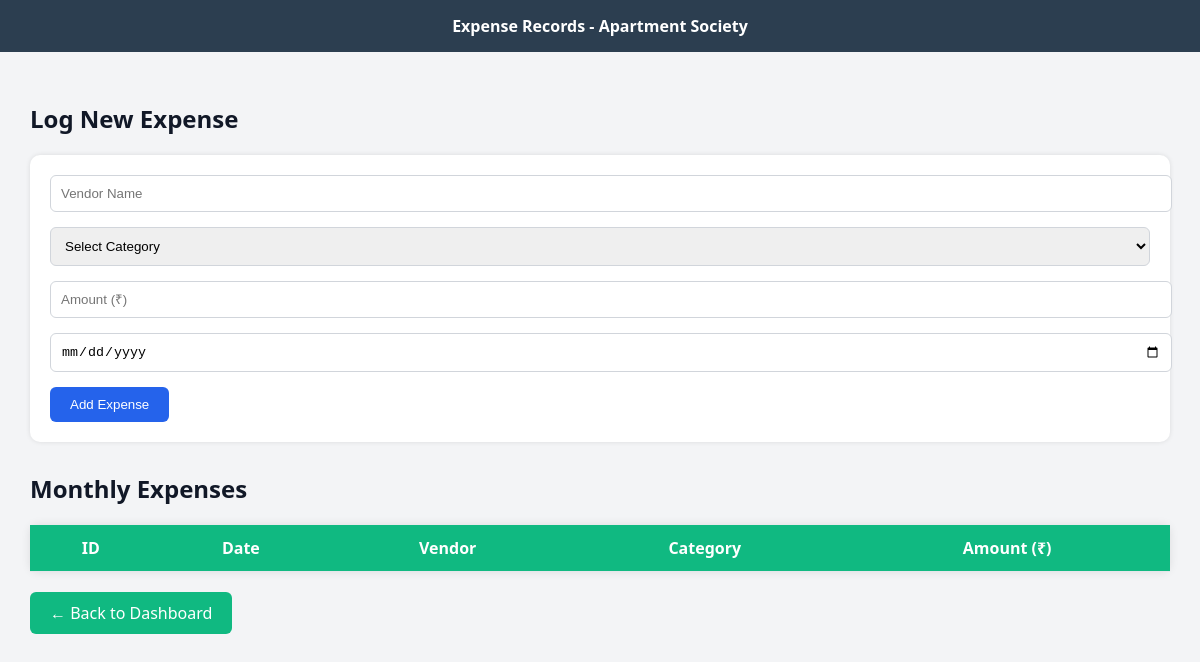
The app's page /expenses (signed in), older data.
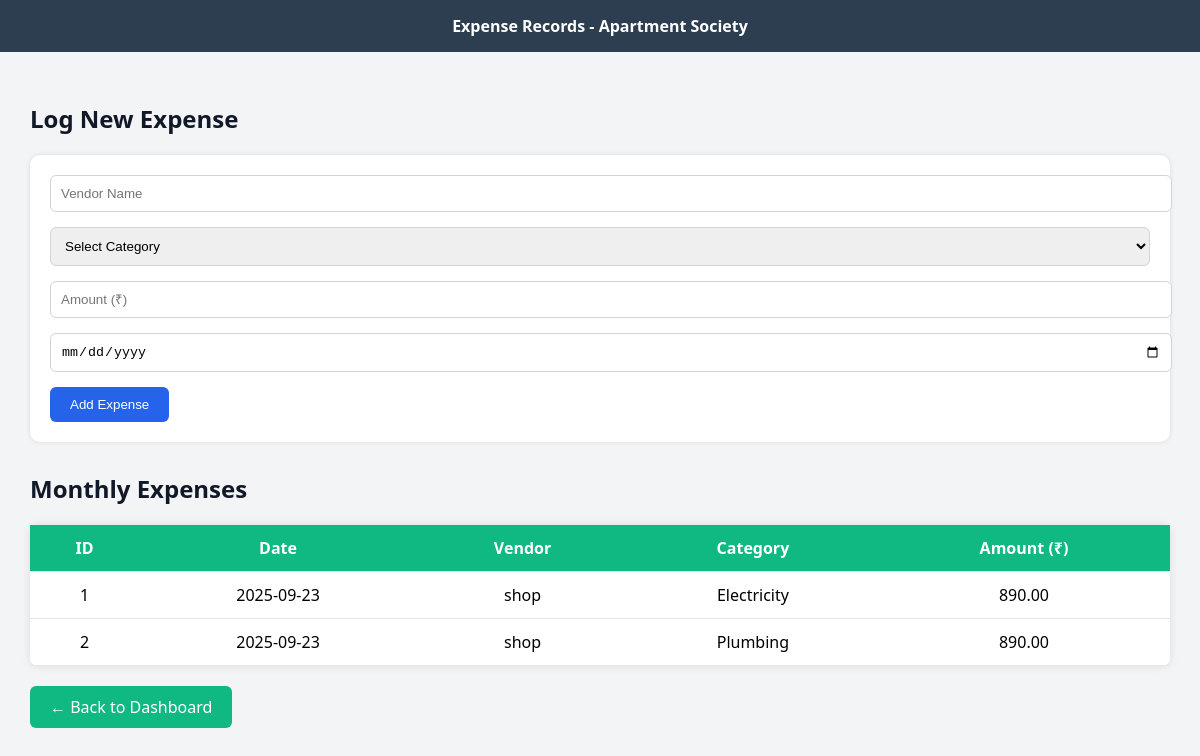
The same page, newer data.
### app/models.py (models this page shows)
class Expense(db.Model):
    __tablename__ = 'expenses'
    expense_id = db.Column(db.Integer, primary_key=True)
    vendor = db.Column(db.String(100), nullable=False)
    category = db.Column(db.String(50), nullable=False)
    description = db.Column(db.Text)
    amount = db.Column(db.Float, nullable=False)
    date = db.Column(db.Date, nullable=False)
    receipt_url = db.Column(db.String(255))

### app/routes.py (the view)
@main_bp.route('/expenses', methods=['GET'])
@login_required
def expenses():
    all_expenses = Expense.query.order_by(Expense.date.desc()).all()
    return render_template('expenses.html', expenses=all_expenses)

### app/routes.py (called while the page is built)
def login_required(f):
    @wraps(f)
    def decorated(*args, **kwargs):
        if 'user_id' not in session:
            return redirect(url_for('auth.login'))
        return f(*args, **kwargs)
    return decorated

### app/templates/expenses.html (shortened to what this page needs)
<!DOCTYPE html>
<html lang="en">
<head>
</head>
<body>
  <div class="navbar">Expense Records - Apartment Society</div>
  <div class="container">
    <h2>Log New Expense</h2>
    <form method="POST" action="{{ url_for('main.add_expense') }}">
      <input type="text" name="vendor" placeholder="Vendor Name" required>
      <select name="category" required>
        <option value="">Select Category</option>
      </select>
      <input type="number" name="amount" placeholder="Amount (₹)" step="0.01" required>
      <input type="date" name="date" required>
      <button type="submit">Add Expense</button>
    </form>
    <h2>Monthly Expenses</h2>
    <table id="expenseTable">
      <thead>
        <tr>
          <th>ID</th>
          <th>Date</th>
          <th>Vendor</th>
          <th>Category</th>
          <th>Amount (₹)</th>
        </tr>
      </thead>
      <tbody>
        {% for exp in expenses %}
        <tr class="{% if exp.amount > 5000 %}high-expense{% endif %}">
          <td>{{ exp.expense_id }}</td>
          <td>{{ exp.date.strftime('%Y-%m-%d') }}</td>
          <td>{{ exp.vendor }}</td>
          <td>{{ exp.category }}</td>
          <td>{{ '{:,.2f}'.format(exp.amount) }}</td>
        </tr>
        {% endfor %}
      </tbody>
    </table>
    <a class="back-btn" href="#">← Back to Dashboard</a>
  </div>
</body>
</html>

### app/templates/expenses.html (style rules this page uses)
body { font-family: 'Segoe UI', sans-serif; margin: 0; background-color: #f3f4f6; }
.navbar { background-color: #2c3e50; color: white; padding: 15px; font-weight: bold; text-align: center; }
.container { padding: 30px; }
h2 { color: #111827; }
table { width: 100%; border-collapse: collapse; background-color: white; border-radius: 8px; box-shadow: 0 0 10px rgba(0,0,0,0.1); }
th, td { padding: 12px; text-align: center; border-bottom: 1px solid #e5e7eb; }
th { background-color: #10b981; color: white; }
.back-btn { margin-top: 20px; display: inline-block; background-color: #10b981; color: white; padding: 10px 20px; text-decoration: none; border-radius: 6px; }
form { background-color: white; padding: 20px; margin-bottom: 30px; border-radius: 10px; box-shadow: 0 0 5px rgba(0,0,0,0.1); }
form input, form select { width: 100%; padding: 10px; margin-bottom: 15px; border-radius: 6px; border: 1px solid #d1d5db; }
form button { background-color: #2563eb; color: white; padding: 10px 20px; border: none; border-radius: 6px; cursor: pointer; }

Row changes from the older to the newer data that the page shows:
added Expense: expense_id "1", date "2025-09-23", vendor "shop", category "Electricity", amount "890.00"
added Expense: expense_id "2", date "2025-09-23", vendor "shop", category "Plumbing", amount "890.00"
